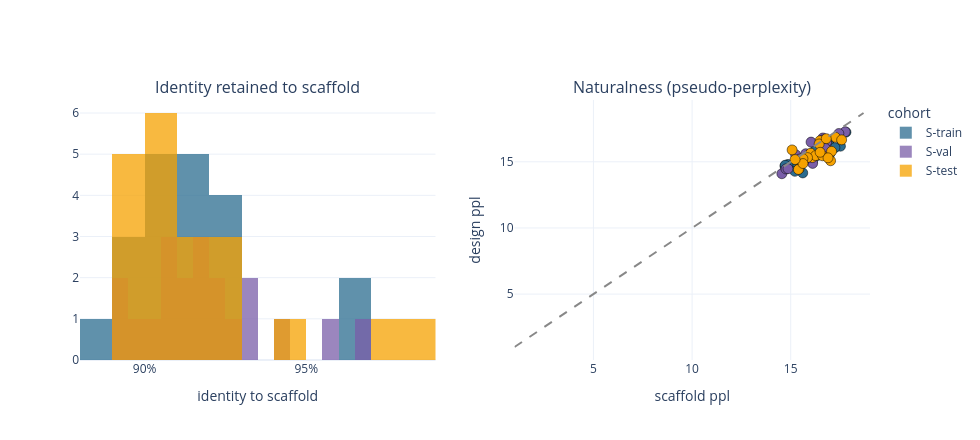

This figure's notebook cell:
### Markdown cell above
## 5. Cost of the edits: sequence retained & naturalness

Left: how much identity to the scaffold each design keeps (edits are confined to the chromophore + 5 Å pocket).
Right: ESM-2 pseudo-perplexity of scaffold vs design (near/below the diagonal = design stayed as natural as the scaffold).

### Code cell
from plotly.subplots import make_subplots
fig = make_subplots(rows=1, cols=2, subplot_titles=("Identity retained to scaffold", "Naturalness (pseudo-perplexity)"))
for label in COHORTS.values():
    s = best[best.cohort == label]
    if not len(s):
        continue
    fig.add_trace(go.Histogram(x=s["id_scaf"], name=label, marker_color=COLOR[label], opacity=0.75, nbinsx=15), 1, 1)
    fig.add_trace(go.Scatter(x=s["ppl0"], y=s["ppl"], mode="markers", name=label, marker=dict(color=COLOR[label], size=10, line=dict(width=0.5, color="black")),
                             text=s["task"], hovertemplate="%{text}<br>scaffold ppl %{x:.1f} -> design %{y:.1f}<extra></extra>", showlegend=False), 1, 2)
pl = float(max(best.ppl0.max(), best.ppl.max())) * 1.05
fig.add_trace(go.Scatter(x=[1, pl], y=[1, pl], mode="lines", line=dict(dash="dash", color="#888"), showlegend=False), 1, 2)
fig.update_layout(barmode="overlay", template=pio_tmpl, width=980, height=440, legend_title_text="cohort")
fig.update_xaxes(title_text="identity to scaffold", tickformat=".0%", row=1, col=1)
fig.update_xaxes(title_text="scaffold ppl", row=1, col=2); fig.update_yaxes(title_text="design ppl", row=1, col=2)
fig.show()

# sortable summary table (also saved per-cohort by summarize_knownstruct.py)
best.sort_values("d_err")[["task", "cohort", "pdb", "seq_id", "scaf_err", "best_round",
                           "best_err", "d_err", "id_scaf", "ppl0", "ppl"]].round(3).reset_index(drop=True)

### Figure 1 — Plotly figure (JSON) as saved in the notebook; plotly's stock layout.template omitted (floating-point values rounded to 4 significant figures)
{"data": [{"marker": {"color": "#2b6c8f"}, "name": "S-train", "nbinsx": 15, "opacity": 0.75, "type": "histogram", "x": [0.92, 0.925, 0.903, 0.907, 0.896, 0.891, 0.895, 0.912, 0.909, 0.91, 0.96, 0.913, 0.915, 0.906, 0.885, 0.918, 0.9, 0.961, 0.924, 0.928], "xaxis": "x", "yaxis": "y"}, {"hovertemplate": "%{text}<br>scaffold ppl %{x:.1f} -> design %{y:.1f}<extra></extra>", "marker": {"color": "#2b6c8f", "line": {"color": "black", "width": 0.5}, "size": 10}, "mode": "markers", "name": "S-train", "showlegend": false, "text": ["Azurite-AvicFP1", "Gamillus-dfGFP", "HcRed-mGinger1", "HcRed7-mGinger1", "NijiFP-CGP", "Rtms5-Montipora sp. #20-9115", "amFP515-stylGFP", "bfloGFPc1-LanYFP", "eqFP611-mRubyFT", "eqFP650-FusionRed-M", "htFuncLib_thermo.1-OFPxm", "lanRFP-ΔS83l-LanYFP", "mBaoJin-T55S-mStayGold2", "mBaoJin-mStayGold2", "mKO-KO", "mNeptune681-Crimson", "mRtms5-Montipora sp. #20-9115", "mScarlet-I3-mRFP1_Magenta", "moxNeonGreen-laGFP", "ppluGFP2-pdae1GFP"], "type": "scatter", "x": [16.74, 16.31, 16.92, 16.99, 16.1, 17.01, 15.22, 14.71, 17.8, 16.86, 15.75, 15.61, 16.3, 16.34, 15.21, 17.52, 17.24, 14.86, 14.72, 16.21], "xaxis": "x2", "y": [16.28, 15.72, 16.52, 15.63, 15.02, 16.18, 14.68, 14.67, 17.24, 15.44, 15.32, 14.16, 15.65, 15.47, 14.28, 16.18, 16.07, 14.8, 14.74, 15.82], "yaxis": "y2"}, {"marker": {"color": "#7a5ea8"}, "name": "S-val", "nbinsx": 15, "opacity": 0.75, "type": "histogram", "x": [0.926, 0.909, 0.908, 0.905, 0.896, 0.918, 0.9, 0.92, 0.933, 0.92, 0.912, 0.944, 0.93, 0.894, 0.916, 0.894, 0.916, 0.911, 0.966, 0.957], "xaxis": "x", "yaxis": "y"}, {"hovertemplate": "%{text}<br>scaffold ppl %{x:.1f} -> design %{y:.1f}<extra></extra>", "marker": {"color": "#7a5ea8", "line": {"color": "black", "width": 0.5}, "size": 10}, "mode": "markers", "name": "S-val", "showlegend": false, "text": ["Blue102-GdT", "Dendra2-T69A-CGP", "P4-AvicFP1", "RFP630-mRubyFT", "RFP637-mRubyFT", "TagBFP-Crimson", "ccGFP E6-ccalGFP3", "deGFP1-AvicFP1", "eGFP203C-AvicFP1", "htFuncLib_sf:acid.5-PS-CFP2", "htFuncLib_sf:mid.10-PS-CFP2", "htFuncLib_thermo.9-TripartiteGFP", "laGFP-laRFP", "mEos2-mc1", "mEos4Fast1-mc1", "mEos4a-eechRFP", "mGold-GFPxm19", "mRuby2-RFP637", "msGFP2-ShG24", "rsFusionRed2-eqFP650"], "type": "scatter", "x": [15.25, 16.03, 16.63, 17.76, 17.44, 16.84, 14.55, 16.79, 16.82, 14.76, 14.86, 15.46, 16.11, 15.76, 15.86, 15.86, 16.03, 16.65, 15.66, 16.75], "xaxis": "x2", "y": [15.54, 15.45, 16.8, 17.27, 17.14, 15.96, 14.1, 16.12, 16.5, 14.46, 14.48, 15.21, 14.88, 15.61, 15.4, 15.47, 16.49, 16.66, 15.02, 16.02], "yaxis": "y2"}, {"marker": {"color": "#f6a200"}, "name": "S-test", "nbinsx": 15, "opacity": 0.75, "type": "histogram", "x": [0.946, 0.908, 0.896, 0.89, 0.913, 0.925, 0.927, 0.908, 0.9, 0.895, 0.891, 0.895, 0.983, 0.976, 0.903, 0.926, 0.916, 0.916, 0.904, 0.9], "xaxis": "x", "yaxis": "y"}, {"hovertemplate": "%{text}<br>scaffold ppl %{x:.1f} -> design %{y:.1f}<extra></extra>", "marker": {"color": "#f6a200", "line": {"color": "black", "width": 0.5}, "size": 10}, "mode": "markers", "name": "S-test", "showlegend": false, "text": ["Clomeleon-GFPxm19", "CyPet-GFPxm16", "Dendra2-CGP", "KikG-Dronpa-2", "LanYFP-laGFP", "Monomeric hyperfolder YFP-OFPxm", "TurboGFP-pdae1GFP", "W1C-AvicFP1", "ZsGreen-mPapaya0.7", "amCyan1-stylGFP", "amFP495-stylGFP", "amFP506-stylGFP", "deGFP2-AvicFP1", "htFuncLib_basic.3-ShG24", "mEos3.1-mc2", "mKate-Crimson", "mRuby-Electra1", "pcStar-mc2", "sg42-AvicFP1", "td-RFP639-mRubyFT"], "type": "scatter", "x": [16.49, 17.07, 16.09, 16.01, 17.02, 15.07, 16.26, 16.44, 17.27, 15.85, 15.42, 15.39, 16.8, 15.62, 15.62, 16.61, 16.89, 15.22, 16.49, 17.58], "xaxis": "x2", "y": [16.6, 15.79, 15.32, 15.65, 15.08, 15.9, 15.47, 16.35, 16.85, 15.32, 14.47, 14.42, 16.75, 15.24, 14.87, 15.46, 15.3, 15.17, 15.72, 16.66], "yaxis": "y2"}, {"line": {"color": "#888", "dash": "dash"}, "mode": "lines", "showlegend": false, "type": "scatter", "x": [1, 18.69], "xaxis": "x2", "y": [1, 18.69], "yaxis": "y2"}], "layout": {"annotations": [{"font": {"size": 16}, "showarrow": false, "text": "Identity retained to scaffold", "x": 0.225, "xanchor": "center", "xref": "paper", "y": 1, "yanchor": "bottom", "yref": "paper"}, {"font": {"size": 16}, "showarrow": false, "text": "Naturalness (pseudo-perplexity)", "x": 0.775, "xanchor": "center", "xref": "paper", "y": 1, "yanchor": "bottom", "yref": "paper"}], "barmode": "overlay", "height": 440, "legend": {"title": {"text": "cohort"}}, "width": 980, "xaxis": {"anchor": "y", "domain": [0, 0.45], "tickformat": ".0%", "title": {"text": "identity to scaffold"}}, "xaxis2": {"anchor": "y2", "domain": [0.55, 1], "title": {"text": "scaffold ppl"}}, "yaxis": {"anchor": "x", "domain": [0, 1]}, "yaxis2": {"anchor": "x2", "domain": [0, 1], "title": {"text": "design ppl"}}}}
